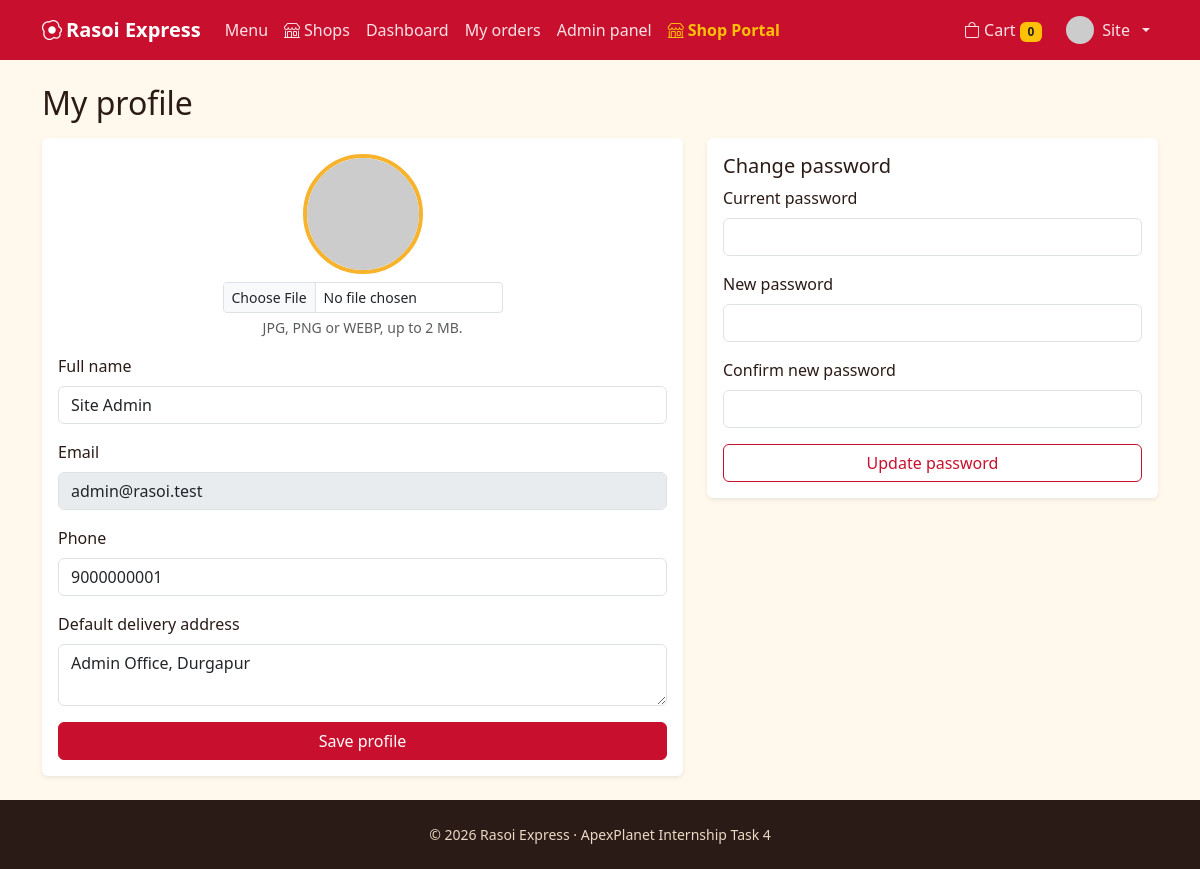
The app's page /profile.php (signed in) with its own data.
### tables this page shows
CREATE TABLE users (
  id INT UNSIGNED AUTO_INCREMENT PRIMARY KEY,
  name VARCHAR(80) NOT NULL,
  email VARCHAR(120) NOT NULL UNIQUE,
  phone VARCHAR(15) DEFAULT NULL,
  address VARCHAR(255) DEFAULT NULL,
  password_hash VARCHAR(255) NOT NULL,
  role ENUM('user','admin','shop_owner') NOT NULL DEFAULT 'user',
  status ENUM('active','blocked') NOT NULL DEFAULT 'active',
  avatar VARCHAR(255) DEFAULT NULL,
  last_login_at DATETIME DEFAULT NULL,
  created_at TIMESTAMP DEFAULT CURRENT_TIMESTAMP,
  INDEX idx_users_role (role),
  INDEX idx_users_last_login (last_login_at)
);

### includes/auth.php (called while the page is built, shortened)
<?php
require_once __DIR__ . '/db.php';
function e($v): string { return htmlspecialchars((string)$v, ENT_QUOTES, 'UTF-8'); }
function url(string $p = ''): string { return BASE_URL . '/' . ltrim($p, '/'); }
function current_user(): ?array {
    static $u = false;
    if ($u === false) {
        $u = null;
        if (!empty($_SESSION['uid'])) {
            $s = db()->prepare('SELECT id,name,email,phone,address,role,status,avatar FROM users WHERE id=?');
            $s->execute([$_SESSION['uid']]);
            $u = $s->fetch() ?: null;
        }
    }
    return $u;
}
function require_login(): array {
    $u = current_user();
    return $u;
}
function avatar_url(?array $u): string {
    return ($u && $u['avatar']) ? url('uploads/avatars/' . $u['avatar'])
        : 'https://ui-avatars.com/api/?background=c8102e&color=fff&name=' . urlencode($u['name'] ?? 'U');
}
function cart(): array { return $_SESSION['cart'] ?? []; }
function cart_count(): int { return array_sum(cart()); }

### includes/db.php (called while the page is built, shortened)
<?php
function db(): PDO {
    static $pdo = null;
    if ($pdo === null) {
        try {
            $pdo = new PDO('mysql:host=' . DB_HOST . ';dbname=' . DB_NAME . ';charset=utf8mb4', DB_USER, DB_PASS, [
                PDO::ATTR_ERRMODE => PDO::ERRMODE_EXCEPTION,
                PDO::ATTR_DEFAULT_FETCH_MODE => PDO::FETCH_ASSOC,
                PDO::ATTR_EMULATE_PREPARES => false,
            ]);
        } catch (PDOException $e) {
            error_log($e->getMessage());
            http_response_code(500);
            ?>
            <!DOCTYPE html>
            <html lang="en">
            <head>
            <meta charset="UTF-8">
            <meta name="viewport" content="width=device-width, initial-scale=1">
            <title>Database Offline | Rasoi Express</title>
            <link href="https://cdn.jsdelivr.net/npm/bootstrap@5.3.3/dist/css/bootstrap.min.css" rel="stylesheet">
            <link href="https://cdn.jsdelivr.net/npm/bootstrap-icons@1.11.3/font/bootstrap-icons.min.css" rel="stylesheet">
            <style>
              body { background: #f8f9fa; font-family: system-ui, -apple-system, sans-serif; display: flex; align-items: center; justify-content: center; min-height: 100vh; padding: 20px; }
              .card { max-width: 580px; width: 100%; border: 0; box-shadow: 0 10px 30px rgba(0,0,0,0.08); border-radius: 16px; }
              .icon-box { width: 64px; height: 64px; border-radius: 50%; background: #fee2e2; color: #dc2626; display: flex; align-items: center; justify-content: center; font-size: 2rem; margin: 0 auto 1.25rem; }
            </style>
            </head>
            <body>
            <div class="card p-4 p-md-5 text-center">
              <div class="icon-box"><i class="bi bi-database-slash"></i></div>
              <h3 class="fw-bold mb-2">MariaDB / MySQL Server is Offline</h3>
              <p class="text-muted mb-4">Your PHP web server is running, but the database server on port 3306 is not turned on.</p>
              <div class="alert alert-warning text-start mb-4">
                <div class="fw-bold mb-2"><i class="bi bi-play-circle-fill me-1"></i> How to start it:</div>
                <ol class="mb-0 ps-3 small">
                  <li class="mb-1">Go to your project folder: <code>E:\ApexPlanet-Internship\Task-4\apexplanet-task4</code></li>
                  <li class="mb-1">Double-click <strong><code>start-database.bat</code></strong> (or <strong><code>run.bat</code></strong>).</li>
                  <li>Keep that command window open and click the button below.</li>
                </ol>
              </div>
              <div class="d-grid gap-2">
                <button onclick="location.reload()" class="btn btn-danger py-2 fw-semibold"><i class="bi bi-arrow-clockwise me-1"></i> Refresh Page</button>
              </div>
              <details class="text-start mt-3 small text-muted">
                <summary class="cursor-pointer">Technical error details</summary>
                <pre class="bg-light p-2 rounded mt-2 text-danger mb-0" style="font-size: 0.78rem; overflow-x: auto;"><?= htmlspecialchars($e->getMessage(), ENT_QUOTES, 'UTF-8') ?></pre>
              </details>
            </div>
            </body>
            </html>
            <?php
            exit;
        }
    }
    return $pdo;
}

### profile.php (the view, shortened to what this page needs)
<?php
require_once __DIR__ . '/includes/auth.php';
$me = require_login();
require __DIR__ . '/includes/header.php';
?>
<h2 class="mb-3">My profile</h2>
<div class="row g-4">
  <div class="col-lg-7">
    <form method="post" enctype="multipart/form-data" class="card card-body border-0 shadow-sm needs-validation" novalidate>
      <div class="text-center mb-3">
        <img id="avatarPreview" src="<?= e(avatar_url($me)) ?>" class="avatar-lg" alt="Profile picture">
        <div class="mt-2"><input class="form-control form-control-sm mx-auto" style="max-width:280px" type="file" name="avatar" accept="image/png,image/jpeg,image/webp" data-preview="#avatarPreview"><div class="form-text">JPG, PNG or WEBP, up to 2 MB.</div></div>
      </div>
      <div class="mb-3"><label class="form-label" for="name">Full name</label><input class="form-control" id="name" name="name" required minlength="2" maxlength="80" value="<?= e($me['name']) ?>"></div>
      <div class="mb-3"><label class="form-label">Email</label><input class="form-control" value="<?= e($me['email']) ?>" disabled></div>
      <div class="mb-3"><label class="form-label" for="phone">Phone</label><input class="form-control" id="phone" name="phone" required pattern="[0-9]{10}" value="<?= e($me['phone']) ?>"><div class="invalid-feedback">10 digits.</div></div>
      <div class="mb-3"><label class="form-label" for="address">Default delivery address</label><textarea class="form-control" id="address" name="address" rows="2" maxlength="255"><?= e($me['address']) ?></textarea></div>
      <button class="btn btn-rx">Save profile</button>
    </form>
  </div>
  <div class="col-lg-5">
    <form method="post" class="card card-body border-0 shadow-sm needs-validation" novalidate>
      <h5>Change password</h5>
      <div class="mb-3"><label class="form-label" for="current">Current password</label><input class="form-control" type="password" id="current" name="current" required></div>
      <div class="mb-3"><label class="form-label" for="password">New password</label><input class="form-control" type="password" id="password" name="password" data-strong required></div>
      <div class="mb-3"><label class="form-label" for="confirm">Confirm new password</label><input class="form-control" type="password" id="confirm" name="confirm" required><div class="invalid-feedback">Passwords must match.</div></div>
      <button class="btn btn-outline-rx">Update password</button>
    </form>
  </div>
</div>
<?php require __DIR__ . '/includes/footer.php'; ?>

### includes/header.php (shortened to what this page needs)
<?php require_once __DIR__ . '/auth.php'; $me = current_user(); $isAdminArea = !empty($adminArea); $isShopArea = !empty($shopArea); ?>
<!DOCTYPE html>
<html lang="en">
<head>
<link href="https://cdn.jsdelivr.net/npm/bootstrap@5.3.3/dist/css/bootstrap.min.css" rel="stylesheet">
<link href="https://cdn.jsdelivr.net/npm/bootstrap-icons@1.11.3/font/bootstrap-icons.min.css" rel="stylesheet">
<link href="<?= url('assets/css/style.css') ?>" rel="stylesheet">
</head>
<body>
<nav class="navbar navbar-expand-lg navbar-dark rx-nav sticky-top">
  <div class="container">
    <a class="navbar-brand fw-bold" href="<?= url($isAdminArea ? 'admin/index.php' : ($isShopArea ? 'shop/index.php' : 'index.php')) ?>"><i class="bi bi-egg-fried me-1"></i><?= APP_NAME ?></a>
    <div class="collapse navbar-collapse" id="nav">
      <ul class="navbar-nav me-auto">
        <?php if ($isAdminArea): ?>
          <li class="nav-item"><a class="nav-link" href="<?= url('admin/index.php') ?>">Dashboard</a></li>
          <li class="nav-item"><a class="nav-link" href="<?= url('admin/foods.php') ?>">Foods</a></li>
          <li class="nav-item"><a class="nav-link" href="<?= url('admin/categories.php') ?>">Categories</a></li>
          <li class="nav-item"><a class="nav-link" href="<?= url('admin/orders.php') ?>">Orders</a></li>
          <li class="nav-item"><a class="nav-link" href="<?= url('admin/users.php') ?>">Users</a></li>
          <li class="nav-item"><a class="nav-link text-warning" href="<?= url('shop/index.php') ?>"><i class="bi bi-shop me-1"></i>Shop Portal</a></li>
          <li class="nav-item"><a class="nav-link" href="<?= url('index.php') ?>">View site</a></li>
        <?php else: ?>
          <li class="nav-item"><a class="nav-link" href="<?= url('index.php') ?>">Menu</a></li>
          <li class="nav-item"><a class="nav-link" href="<?= url('shops.php') ?>"><i class="bi bi-shop me-1"></i>Shops</a></li>
          <?php if ($me): ?>
            <li class="nav-item"><a class="nav-link" href="<?= url('dashboard.php') ?>">Dashboard</a></li>
            <li class="nav-item"><a class="nav-link" href="<?= url('orders.php') ?>">My orders</a></li>
            <?php if ($me['role'] === 'admin'): ?><li class="nav-item"><a class="nav-link" href="<?= url('admin/index.php') ?>">Admin panel</a></li><?php endif; ?>
            <?php if ($me['role'] === 'shop_owner' || $me['role'] === 'admin'): ?><li class="nav-item"><a class="nav-link text-warning fw-semibold" href="<?= url('shop/index.php') ?>"><i class="bi bi-shop me-1"></i><?= $me['role'] === 'admin' ? 'Shop Portal' : 'My Shop' ?></a></li><?php endif; ?>
          <?php endif; ?>
        <?php endif; ?>
      </ul>
      <ul class="navbar-nav align-items-lg-center gap-lg-2">
        <?php if (!$isAdminArea && !$isShopArea): ?>
        <li class="nav-item"><a class="nav-link" href="<?= url('cart.php') ?>"><i class="bi bi-bag"></i> Cart <span class="badge bg-warning text-dark"><?= cart_count() ?></span></a></li>
        <?php endif; ?>
        <?php if ($me): ?>
          <li class="nav-item dropdown">
            <a class="nav-link dropdown-toggle d-flex align-items-center gap-2" href="#" data-bs-toggle="dropdown">
              <img src="<?= e(avatar_url($me)) ?>" class="rounded-circle" width="28" height="28" alt=""><?= e(explode(' ', $me['name'])[0]) ?>
            </a>
          </li>
        <?php else: ?>
          <li class="nav-item"><a class="nav-link" href="<?= url('login.php') ?>">Log in</a></li>
          <li class="nav-item"><a class="btn btn-warning btn-sm" href="<?= url('register.php') ?>">Sign up</a></li>
        <?php endif; ?>
      </ul>
    </div>
  </div>
</nav>
<main class="container py-4 main-content flex-grow-1 d-flex flex-column">

### assets/css/style.css (style rules this page uses)
:root { --rx-red:#c8102e;--rx-dark:#2b1b17;--rx-gold:#f7b32b;--rx-leaf:#2f6f4e;--rx-paper:#fff8ec }
body { background:var(--rx-paper);color:var(--rx-dark);font-family:'Segoe UI',system-ui,-apple-system,sans-serif;min-height:100vh;display:flex;flex-direction:column }
main.main-content { flex:1 0 auto }
.rx-nav { background:var(--rx-red) }
.rx-nav .nav-link { color:rgba(255,255,255,.88) }
.btn-rx { background:var(--rx-red);border-color:var(--rx-red);color:#fff }
.btn-outline-rx { border-color:var(--rx-red);color:var(--rx-red) }
.avatar-lg { width:120px;height:120px;object-fit:cover;border-radius:50%;border:4px solid var(--rx-gold) }

### records on screen
users: name "Site", name "Site Admin", email "admin@rasoi.test", phone "9000000001", address "Admin Office, Durgapur"

### other values on screen
APP_NAME "Rasoi Express"
cart_count() "0"
